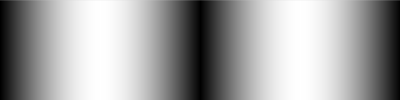
Frame 1 (no input)
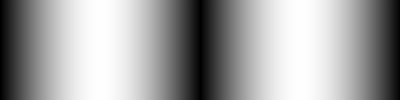
Frame 60 (the mouse pressed at the canvas centre just before this capture)
Frame 120 (the mouse held since frame 60 and released just before this capture): identical to frame 60, image omitted

The Processing sketch that drew these frames (run headless with seeded random() and noise(); from frame 60 on, the mouse is pressed at the canvas centre):

// Processing sketch: sineWave
// ── sineWave.pde
float[] sineWave;

void setup() {
  size(400, 100);
  sineWave = new float[width];
  for (int i = 0; i < sineWave.length; i++) {
    // Fill array with values from sin()
    float r = map(i, 0, width, 0, TWO_PI);
    sineWave[i] = abs(sin(r));
  }
}

void draw() {
  for (int i = 0; i < sineWave.length; i++) {
    // Set stroke values to numbers read from array
    stroke(sineWave[i] * 255);
    line(i, 0, i, height);
  }
}
